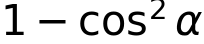

Here is the Python script that generated this plot:
import pylab

def formula(formula_text, dpi=200):
    # formula = r'$x=3^2, y = \frac{1}{\frac{2}{3}}$'
    # formula = r'$1 - \cos^2\alpha$'

    fig = pylab.figure()
    text = fig.text(0, 0, formula_text)

    # Saving the figure will render the text.
    fig.savefig('formula.png', dpi=dpi)

    # Now we can work with text's bounding box.
    bbox = text.get_window_extent()
    width, height = bbox.size / float(dpi) + 0.03
    # Adjust the figure size so it can hold the entire text.
    fig.set_size_inches((width, height))

    # Adjust text's vertical position.
    dy = (bbox.ymin/float(dpi))/height
    text.set_position((0, -dy))

    # Save the adjusted text.
    fig.savefig('formula.png', dpi=dpi)

    return open('formula.png', 'rb')
